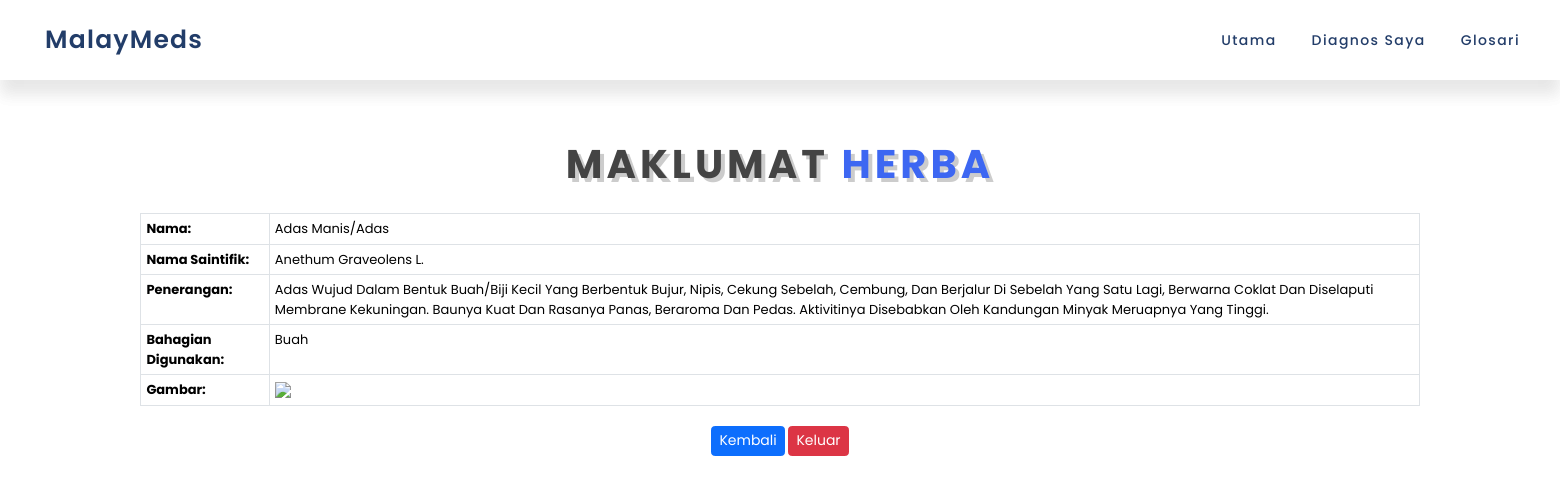
/herbinformation/1, run on the app's committed database.
### app.py (models this page shows)
class tbl_herbs(db.Model):
  herbs_id = db.Column(db.Integer, primary_key=True, autoincrement=True)
  herbs_name = db.Column(db.String(255))
  herbs_scname = db.Column(db.String(255))
  herbs_desc = db.Column(db.Text)
  herbs_parts = db.Column(db.String(255))
  herbs_pic = db.Column(db.LargeBinary)
  herbs_filename = db.Column(db.String(50))
  herbs_path = db.Column(db.String(255))
  fevers = db.relationship('tbl_herbs_fever', backref=db.backref('tbl_herbs', cascade='all, delete-orphan', single_parent=True))

### app.py (the view)
@app.route('/herbinformation/<int:herb_id>')
def herbinformation_page(herb_id):
  herb = tbl_herbs.query.get(herb_id)
  return render_template('detailherbs.html', herb=herb)

### templates/detailherbs.html (shortened to what this page needs)
<!DOCTYPE html>
<html lang="en">
<head>
    <link rel="stylesheet" href="{{ url_for('static', filename='css/style.css') }}">
    <link rel="stylesheet" href="https://cdnjs.cloudflare.com/ajax/libs/font-awesome/5.15.4/css/all.min.css">
    <link href="https://cdn.jsdelivr.net/npm/bootstrap@5.3.2/dist/css/bootstrap.min.css" rel="stylesheet">
</head>
<body>
    <header class="main-header">
        <a href="{{ url_for('dashboard') }}" class="logo">
            <span class="logo-text">MalayMeds</span>
        </a>
        <div class="group">
            <ul class="navigation">
                <li><a href="{{ url_for('dashboard') }}">Utama</a></li>
                <li><a href="{{ url_for('diagnoseme_page') }}">Diagnos Saya</a></li>
                <li>
                    <a href="#">Glosari</a>
                </li>
            </ul>
        </div>
    </header>
    <section class="services" id="services">
        <h1 class="page-heading"> Maklumat <span>herba</span> </h1>
        <table class="table table-bordered" style="font-size: 13px; margin-bottom: 20px;">
            <tbody>
                <tr>
                    <td><strong>Nama:</strong></td>
                    <td>{{ herb.herbs_name }}</td>
                </tr>
                <tr>
                    <td><strong>Nama Saintifik:</strong></td>
                    <td>{{ herb.herbs_scname }}</td>
                </tr>
                <tr>
                    <td><strong>Penerangan:</strong></td>
                    <td>{{ herb.herbs_desc }}</td>
                </tr>
                <tr>
                    <td><strong>Bahagian Digunakan:</strong></td>
                    <td>{{ herb.herbs_parts }}</td>
                </tr>
                <tr>
                    <td><strong>Gambar:</strong></td>
                    <td>
                        <img src="{{ url_for('display_herb_image', herb_id=herb.herbs_id) }}" style="max-width: 100%; height: auto;">
                    </td>
                </tr>
            </tbody>
        </table>
        <div class="text-center">
            <a href="{{ url_for('searchherbs_page') }}"><button type="button" class="btn btn-primary" style="font-size: 14px;">Kembali</button></a>
            <a href="{{ url_for('dashboard') }}"><button type="button" class="btn btn-danger" style="font-size: 14px;">Keluar</button></a>
        </div>
    </section>
    <header class="main-header">
        <a href="{{ url_for('dashboard') }}" class="logo">
            <span class="logo-text">MalayMeds</span>
        </a>
        <div class="group">
            <ul class="navigation">
                <li><a href="{{ url_for('dashboard') }}">Utama</a></li>
                <li><a href="{{ url_for('diagnoseme_page') }}">Diagnos Saya</a></li>
                <li>
                    <a href="#">Glosari</a>
                </li>
            </ul>
        </div>
    </header>
</body>
</html>

### static/css/style.css (style rules this page uses)
:root { --blue:#3d67f2; --black: #444; --light-color: #777; --box-shadow: .5rem .5rem 0 rgba(22, 160, 133, .2); --text-shadow: .4rem .4rem 0 rgba(0, 0, 0, .2); --border: .2rem solid var(--blue); }
* { margin: 0; padding: 0; box-sizing: border-box; font-family: 'Poppins', sans-serif; outline: none; border: none; text-transform: capitalize; transition: all .2s ease-out; text-decoration: none; }
body { background-color: #f6f6f7; min-height: 100vh; overflow-x: hidden; }
.main-header { position: absolute; top: 0; left: 0; width: 100%; height: 80px; background: #fff; padding: 20px 40px; display: flex; justify-content: space-between; align-items: center; box-shadow: 0 15px 15px rgba(0, 0, 0, 0.05); }
.logo { display: flex; align-items: center; color: #001f52dd; text-decoration: none; font-size: 2.5rem; font-weight: 530; text-transform: none; letter-spacing: 0.05em; }
.group { display: flex; align-items: center; }
.main-header ul { position: relative; display: flex; gap: 35px; margin: 0; }
.main-header ul li { list-style: none; }
.main-header ul li a { position: relative; text-decoration: none; font-size: 1.4rem; color: #001f52dd; letter-spacing: 0.1em; font-weight: 415; }
.main-header ul li a::before { content: ''; position: absolute; bottom: -2px; width: 100%; height: 2px; background: var(--blue); transform: scaleX(0); transition: transform 0.5s ease-in-out; transform-origin: right; }
html { font-size: 62.5%; overflow-x: hidden; scroll-padding-top: 7rem; scroll-behavior: smooth; }
section { padding: 4rem 9%; }
.page-heading { text-align: center; padding-bottom: 2rem; padding-top: 10rem; text-shadow: var(--text-shadow); text-transform: uppercase; color: var(--black); font-size: 4rem; letter-spacing: .4rem; font-weight: 700; }
.page-heading span { text-transform: uppercase; color: var(--blue); }

### data on the page
tbl_herbs: herbs_name "Adas Manis/Adas", herbs_scname "Anethum Graveolens L.", herbs_desc "Adas Wujud Dalam Bentuk Buah/Biji Kecil Yang Berbentuk Bujur, Nipis, Cekung Sebelah, Cembung, Dan Berjalur Di Sebelah Yang Satu Lagi, Berwarna Coklat Dan Diselaputi Membrane Kekuningan. Baunya Kuat Dan Rasanya Panas, Beraroma Dan Pedas. Aktivitinya Disebabkan Oleh Kandungan Minyak Meruapnya Yang Tinggi.", herbs_parts "Buah"
